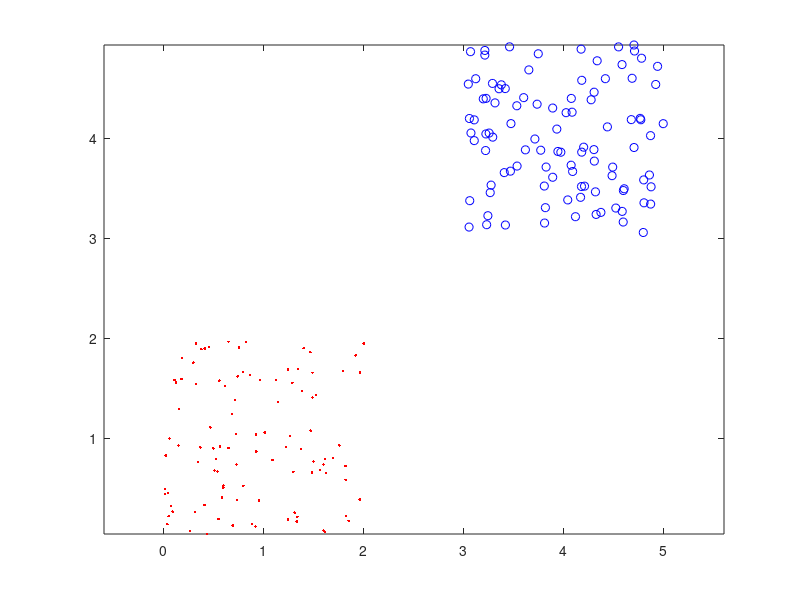

The MATLAB script that drew this image: (Note: this script raises an error after producing the figure.)
% Example 2.2.2
% "Introduction to Pattern Recognition: A MATLAB Approach"
% S. Theodoridis, A. Pikrakis, K. Koutroumbas, D. Cavouras

close('all');
clear

rand('seed',0);

% Generate the dataset X1 as well as the vector containing the class labels of
% the points in X1 
N=[100 100]; % 100 vectors per class
l=2; % Dimensionality of the input space

x=[3 3]';
% x=[2 2]'; for X2
% x=[0 2]'; for X3
% x=[1 1]'; for X4

X1=[2*rand(l,N(1)) 2*rand(l,N(2))+x*ones(1,N(2))];
X1=[X1; ones(1,sum(N))];
y1=[-ones(1,N(1)) ones(1,N(2))];

% 1. Plot X1, where points of different classes are denoted by different
% colors
figure(1), plot(X1(1,y1==1),X1(2,y1==1),'bo',...
X1(1,y1==-1),X1(2,y1==-1),'r.')
figure(1), axis equal

% 2. Run the perceptron algorithm for X1 with learning parameter 0.01
rho=0.01; % Learning rate
%rho=0.05
w_ini=[1 1 -0.5]';
[w,iter,mis_clas]=perce_online(X1,y1,w_ini,rho)



